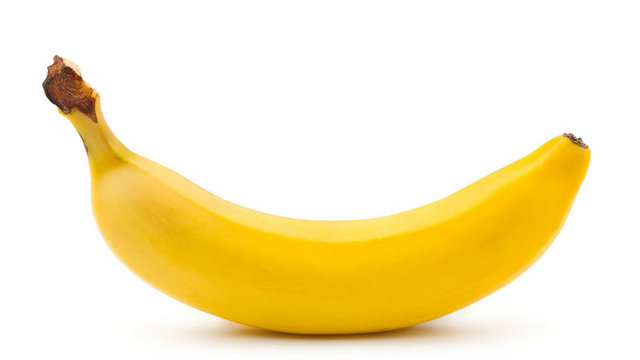
#> input picture Task1/banana.jpg, 640 x 360 px
$ python Task1.py
#> lines starting #> are read from the running program, lines starting #| are printed output that depends on the picture
import cv2
import numpy as np
import matplotlib.pyplot as plt

# İBRAHİM ERKAN 02195076044

# Read the image.
img = cv2.imread("banana.jpg", 0)
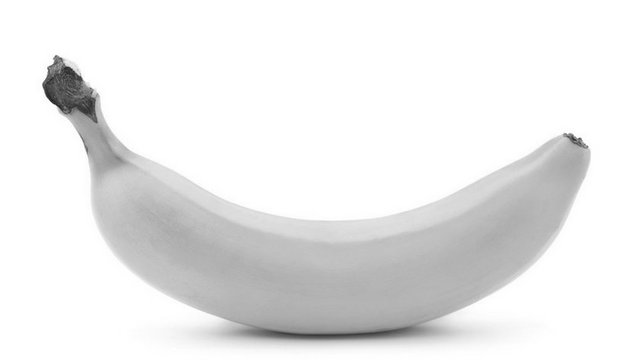
#> img: shape (360, 640); min 23, max 255, mean 234.9

cv2.imshow("not inverter", img)
x = img.shape[0]
#> x = 360
y = img.shape[1]
#> y = 640
img2 = np.zeros([x, y], dtype=np.uint8)

for i in range(x):
    for j in range(y):
        img2[i,j] = 225 - img[i,j]
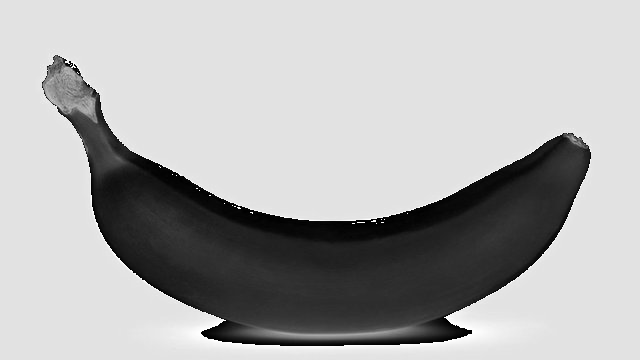
#> img2: shape (360, 640); min 0, max 255, mean 175.5

cv2.imshow("inverter", img2)
cv2.waitKey()
